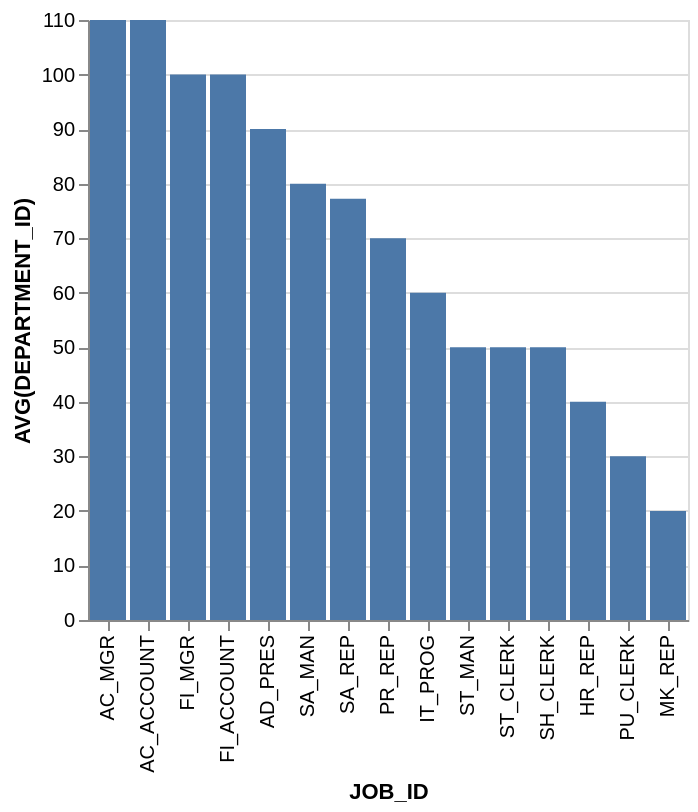

Vega-Lite specification stored for this chart:
### Vega-Lite specification from a JSON file in a GitHub repository (floating-point values rounded to 4 significant figures)
{"data": {"values": [{"x_data": "AC_MGR", "y_data": 110}, {"x_data": "AC_ACCOUNT", "y_data": 110}, {"x_data": "FI_MGR", "y_data": 100}, {"x_data": "FI_ACCOUNT", "y_data": 100}, {"x_data": "AD_PRES", "y_data": 90}, {"x_data": "SA_MAN", "y_data": 80}, {"x_data": "SA_REP", "y_data": 77.24}, {"x_data": "PR_REP", "y_data": 70}, {"x_data": "IT_PROG", "y_data": 60}, {"x_data": "ST_MAN", "y_data": 50}, {"x_data": "ST_CLERK", "y_data": 50}, {"x_data": "SH_CLERK", "y_data": 50}, {"x_data": "HR_REP", "y_data": 40}, {"x_data": "PU_CLERK", "y_data": 30}, {"x_data": "MK_REP", "y_data": 20}]}, "mark": "bar", "encoding": {"x": {"field": "x_data", "type": "nominal", "title": "JOB_ID", "sort": {"op": "sum", "field": "y_data", "order": "descending"}}, "y": {"field": "y_data", "type": "quantitative", "title": "AVG(DEPARTMENT_ID)"}}}
